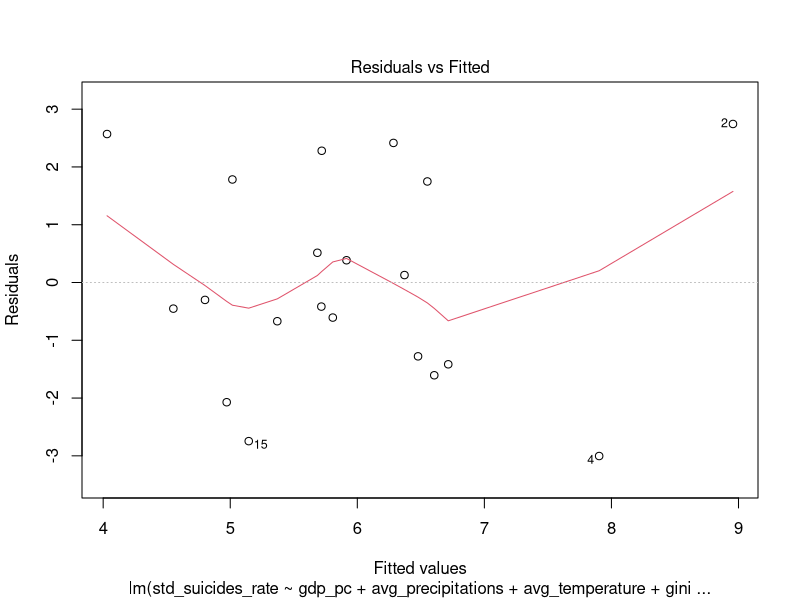

Recreate this plot in R.
## ---- chunk 1

library(knitr)

library(plyr)

library(ggplot2)

# Loading data frames that we have to merge.

weather <- read.csv("TidyData_meteo.csv", header = TRUE, sep = ";", dec = ",", fill = TRUE)

gini <- read.csv("TidyData_gini.csv", header = T, sep =";", dec = ",", fill = T)

gdp <- read.csv("RoughData_gdp.csv", header = T, sep =";", dec = ",", fill = T)

# Cleaning data for gdp.

gdp <- data.frame(gdp$TIME, gdp$GEO, gdp$Value)

gdp$gdp.GEO <- as.character(gdp$gdp.GEO)

gdp$gdp.GEO[gdp$gdp.GEO == "Nord"] <- "north"
gdp$gdp.GEO[gdp$gdp.GEO == "Centro (IT)"] <- "centre"
gdp$gdp.GEO[gdp$gdp.GEO == "Sud"] <- "south"

gdp <- plyr::rename(gdp, replace = c("gdp.GEO" = "macro_area"))
gdp <- plyr::rename(gdp, replace = c("gdp.TIME" = "year"))
gdp <- plyr::rename(gdp, replace = c("gdp.Value" = "gdp_pc"))

# Merging data we have just cleaned.

MergedData1 <- merge(x = weather, y = gdp, union("macro_area", "year"), all = T )

MergedData2 <- merge(x = MergedData1, y = gini, union("macro_area", "year"), all = T )

## ---- chunk 2

# Loading and tidying data for suicides.

suicides_rough <- read.csv("RoughData_suicides.csv", header = T, sep =";", dec = ",", fill = T)

suicides_rough$macro_area <- as.character(suicides_rough$macro_area)

# Replacing wrong-named observation with new ones, analogous to observations in other data used.

suicides_rough$macro_area[suicides_rough$macro_area == "northeast"] <- "north"
suicides_rough$macro_area[suicides_rough$macro_area == "northwest"] <- "north"
suicides_rough$macro_area[suicides_rough$macro_area == "islands"] <- "south"

suicides_rough$suicides <- as.numeric(suicides_rough$suicides)

# Then we aggregated data by macro areas.
# For example we sum northeast and northwest to obtain total suicides for north.

suicides_clean <- dplyr::group_by(suicides_rough, macro_area, year)
suicides_clean <- dplyr::summarise(suicides_clean, std_suicides_rate = mean(suicides))

# Merging all data in the final dataset.
# MergedData3 contains NA, MergedData4 does not.

MergedData3 <- merge(x = MergedData2, y = suicides_clean, union("macro_area", "year"), all = T)

MergedData4 <- merge(x = MergedData2, y = suicides_clean, union("macro_area", "year"), all = F)

## ---- chunk 3

kable(MergedData4)

## ---- chunk 4

library(foreign)

library(car)

## ---- chunk 5

# Creating linear models to analyze our dataframe.

M1 <- lm(std_suicides_rate ~ gdp_pc + avg_temperature + avg_precipitations + gini_index , data = MergedData4)

M2 <- lm(std_suicides_rate ~ gdp_pc + avg_temperature + avg_precipitations , data = MergedData4)

## ---- chunk 6

# Loading a new dataframe trying to use the same model in less aggregated data.

Dataset2009 <- read.csv("TidyDataset2009.csv", header = TRUE, sep = ";", dec = ",", fill = TRUE)

## ---- chunk 7
Dataset2009 <- read.csv("TidyDataset2009.csv", header = TRUE, sep = ";", dec = ",", fill = TRUE)
## ---- chunk 8
LM1 <- lm(std_suicides_rate ~ gdp_pc + avg_precipitations + avg_temperature + gini_index , data = Dataset2009)

## ---- chunk 9

library(xtable)

TableM1 <- xtable(M1, digits=2)

print.xtable(TableM1)

## ---- chunk 10

library(xtable)

TableLM1 <- xtable(LM1, digits=2)

print.xtable(TableLM1)
## ---- chunk 11
coefficients(LM1)

## ---- chunk 12
anova(LM1)
plot(LM1, which=1)
## ---- chunk 13
confint(LM1)
## ---- chunk 14

fitted(LM1)
residuals(LM1)
vcov(LM1)
